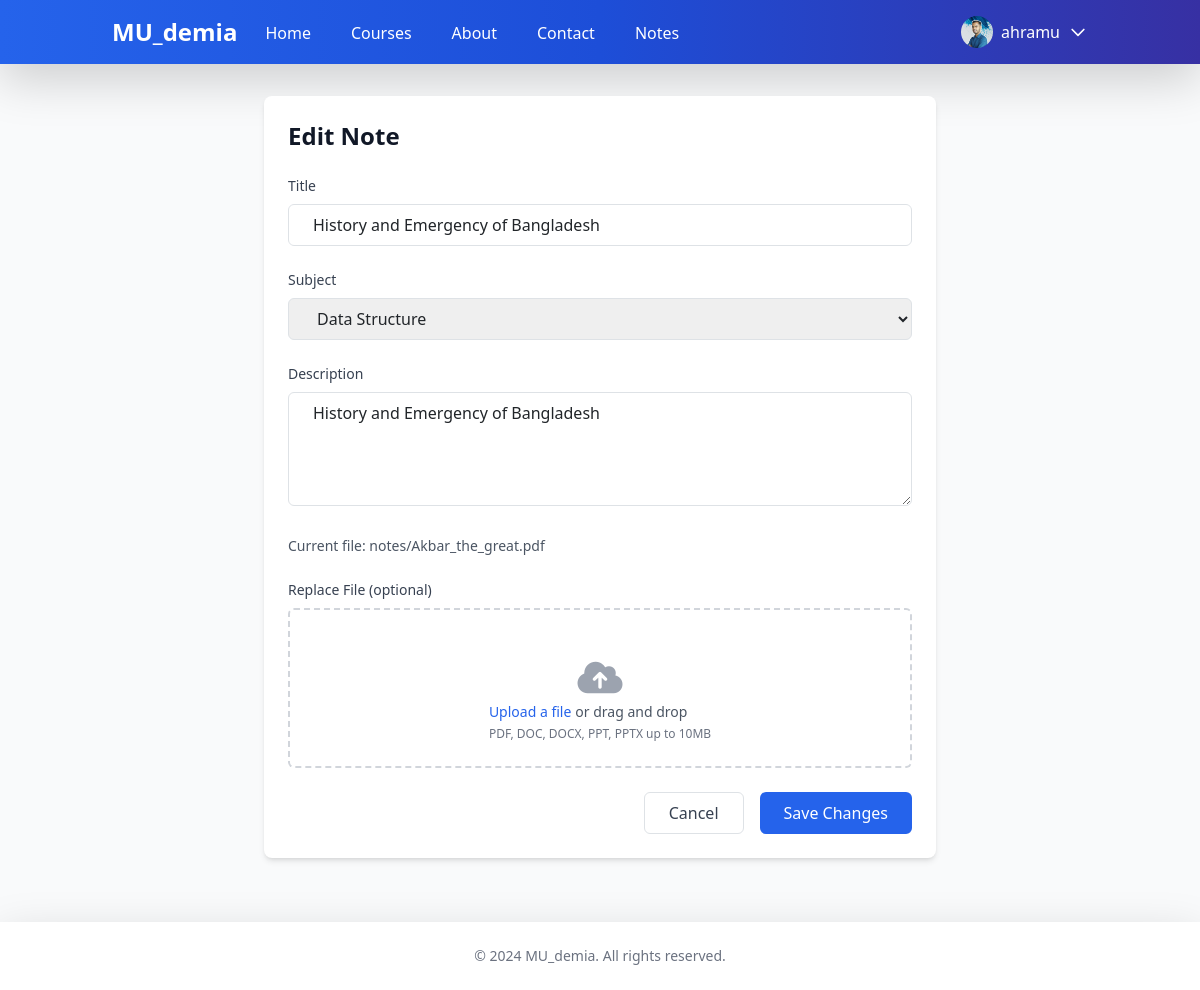
/notes/7/edit/ (signed in), run on the app's committed database.
### accounts/models.py (models this page shows, shortened)
class CustomUser(AbstractUser):
    email = models.EmailField(_('email address'), unique=True)
    is_email_verified = models.BooleanField(default=False)
    avatar = models.ImageField(upload_to='avatars/', null=True, blank=True)
    bio = models.TextField(max_length=500, blank=True)
    USERNAME_FIELD = 'email'
    REQUIRED_FIELDS = ['username']

### notes/models.py (models this page shows, shortened)
class Note(models.Model):
    title = models.CharField(max_length=200)
    description = models.TextField()
    file = models.FileField(upload_to='notes/')
    subject = models.ForeignKey(Subject, on_delete=models.CASCADE, related_name='notes')
    author = models.ForeignKey(settings.AUTH_USER_MODEL, on_delete=models.CASCADE, related_name='notes')
    view_count = models.PositiveIntegerField(default=0)
    download_count = models.PositiveIntegerField(default=0)
    created_at = models.DateTimeField(auto_now_add=True)
    updated_at = models.DateTimeField(auto_now=True)
    class Meta:
        ordering = ['-created_at']

class Subject(models.Model):
    name = models.CharField(max_length=100)
    slug = models.SlugField(unique=True)
    created_at = models.DateTimeField(auto_now_add=True)

### notes/views.py (the view, shortened to what this page needs)
# urls.py: path('<int:pk>/edit/', views.edit_note, name='edit_note'),
@login_required
def edit_note(request, pk):
    note = get_object_or_404(Note, pk=pk)
    if note.author != request.user and not request.user.is_staff:
        return HttpResponseForbidden("You don't have permission to edit this note.")
    subjects = Subject.objects.all()
    return render(request, 'notes/note_edit.html', {
        'note': note,
        'subjects': subjects
    })

### notes/templates/notes/note_edit.html (shortened to what this page needs)
{% extends 'core/base.html' %}
{% load static %}
{% block content %}
<div class="container mx-auto px-4">
    <div class="max-w-2xl mx-auto">
        <div class="bg-white rounded-lg shadow-md overflow-hidden">
            <div class="p-6">
                <h1 class="text-2xl font-bold text-gray-900 mb-6">Edit Note</h1>
                <form method="post" enctype="multipart/form-data" class="space-y-6">
                    <div>
                        <label for="title" class="block text-sm font-medium text-gray-700 mb-2">Title</label>
                        <input type="text" name="title" id="title" required
                               value="{{ note.title }}"
                               class="w-full px-4 py-2 border rounded-md focus:outline-none focus:ring-2 focus:ring-blue-500"
                               placeholder="Enter note title">
                    </div>
                    <div>
                        <label for="subject" class="block text-sm font-medium text-gray-700 mb-2">Subject</label>
                        <select name="subject" id="subject" required
                                class="w-full px-4 py-2 border rounded-md focus:outline-none focus:ring-2 focus:ring-blue-500">
                            {% for subject in subjects %}
                            <option value="{{ subject.id }}" {% if subject.id == note.subject.id %}selected{% endif %}>
                                {{ subject.name }}
                            </option>
                            {% endfor %}
                        </select>
                    </div>
                    <div>
                        <label for="description" class="block text-sm font-medium text-gray-700 mb-2">Description</label>
                        <textarea name="description" id="description" rows="4" required
                                  class="w-full px-4 py-2 border rounded-md focus:outline-none focus:ring-2 focus:ring-blue-500"
                                  placeholder="Enter note description">{{ note.description }}</textarea>
                    </div>
                    <div>
                        <p class="text-sm text-gray-600 mb-2">Current file: {{ note.file.name }}</p>
                    </div>
                    <div>
                        <label for="file" class="block text-sm font-medium text-gray-700 mb-2">Replace File (optional)</label>
                        <div class="mt-1 flex justify-center px-6 pt-5 pb-6 border-2 border-gray-300 border-dashed rounded-md">
                            <div class="space-y-1 text-center">
                                <i class="fas fa-cloud-upload-alt text-4xl text-gray-400"></i>
                                <div class="flex text-sm text-gray-600">
                                    <label for="file" class="relative cursor-pointer bg-white rounded-md font-medium text-blue-600 hover:text-blue-500 focus-within:outline-none focus-within:ring-2 focus-within:ring-offset-2 focus-within:ring-blue-500">
                                        <span>Upload a file</span>
                                    </label>
                                    <p class="pl-1">or drag and drop</p>
                                </div>
                                <p class="text-xs text-gray-500">
                                    PDF, DOC, DOCX, PPT, PPTX up to 10MB
                                </p>
                            </div>
                        </div>
                    </div>
                    <div class="flex justify-end space-x-4">
                        <a href="{% url 'notes:note_detail' note.pk %}"
                           class="px-6 py-2 border border-gray-300 text-gray-700 rounded-md hover:bg-gray-50">
                            Cancel
                        </a>
                        <button type="submit" class="px-6 py-2 bg-blue-600 text-white rounded-md hover:bg-blue-700">
                            Save Changes
                        </button>
                    </div>
                </form>
            </div>
        </div>
    </div>
</div>
{% endblock %}

### core/templates/core/base.html (shortened to what this page needs)
<!DOCTYPE html>
<html lang="en" x-data="{ mobileMenu: false }">
<head>
    <script src="https://cdn.tailwindcss.com"></script>
    <link rel="stylesheet" href="https://cdnjs.cloudflare.com/ajax/libs/font-awesome/6.0.0/css/all.min.css">
    <link href="https://cdn.jsdelivr.net/npm/bootstrap@5.1.3/dist/css/bootstrap.min.css" rel="stylesheet">
    {% load static %}
</head>
<body class="bg-gray-50">
<nav class="bg-gradient-to-r from-blue-600 via-blue-700 to-indigo-800 shadow-lg">
    <div class="container mx-auto px-4 sm:px-6 lg:px-8">
        <div class="flex justify-between h-16">
            <div class="flex">
                <div class="flex-shrink-0 flex items-center">
                    <a href="{% url 'core:home' %}" class="flex items-center">
                        <span class="text-2xl font-bold text-white">MU_demia</span>
                    </a>
                </div>
                <div class="hidden sm:ml-6 sm:flex sm:space-x-8">
                    <a href="{% url 'core:home' %}"
                       class="inline-flex items-center px-1 pt-1 text-white hover:text-gray-200 border-b-2 border-transparent hover:border-white">
                        Home
                    </a>
                    <a href="#"
                       class="inline-flex items-center px-1 pt-1 text-white hover:text-gray-200 border-b-2 border-transparent hover:border-white">
                        Courses
                    </a>
                    <a href="#"
                       class="inline-flex items-center px-1 pt-1 text-white hover:text-gray-200 border-b-2 border-transparent hover:border-white">
                        About
                    </a>
                    <a href="#"
                       class="inline-flex items-center px-1 pt-1 text-white hover:text-gray-200 border-b-2 border-transparent hover:border-white">
                        Contact
                    </a>
                    <a href="{% url 'notes:note_list' %}"
                       class="inline-flex items-center px-1 pt-1 text-white hover:text-gray-200 border-b-2 border-transparent hover:border-white">
                        Notes
                    </a>
                </div>
            </div>
            <div class="hidden sm:ml-6 sm:flex sm:items-center sm:space-x-4">
                {% if user.is_authenticated %}
                    <div class="relative" x-data="{ open: false }">
                        <button @click="open = !open" class="flex items-center space-x-2 text-white hover:text-gray-200">
                            {% if user.avatar %}
                                <img src="{{ user.avatar.url }}" alt="Profile" class="h-8 w-8 rounded-full object-cover">
                            {% else %}
                                <div class="h-8 w-8 rounded-full bg-blue-500 flex items-center justify-center text-white">
                                    {{ user.username|make_list|first|upper }}
                                </div>
                            {% endif %}
                            <span>{{ user.username }}</span>
                            <svg class="h-5 w-5" fill="none" stroke="currentColor" viewBox="0 0 24 24">
                                <path stroke-linecap="round" stroke-linejoin="round" stroke-width="2" d="M19 9l-7 7-7-7" />
                            </svg>
                        </button>
                    </div>
                {% endif %}
            </div>
        </div>
    </div>
</nav>
    <main class="mx-auto px-4 py-8">
        {% block content %}{% endblock %}
    </main>
    <footer class="bg-white shadow-lg mt-8">
        <div class="max-w-6xl mx-auto px-4 py-4">
            <p class="text-center text-gray-500 text-sm">
                © 2024 MU_demia. All rights reserved.
            </p>
        </div>
    </footer>
</body>
</html>

### data on the page
CustomUser: avatar (picture), username "ahramu"
Note: title "History and Emergency of Bangladesh", subject "Data Structure", description "History and Emergency of Bangladesh", file.name "notes/Akbar_the_great.pdf"
